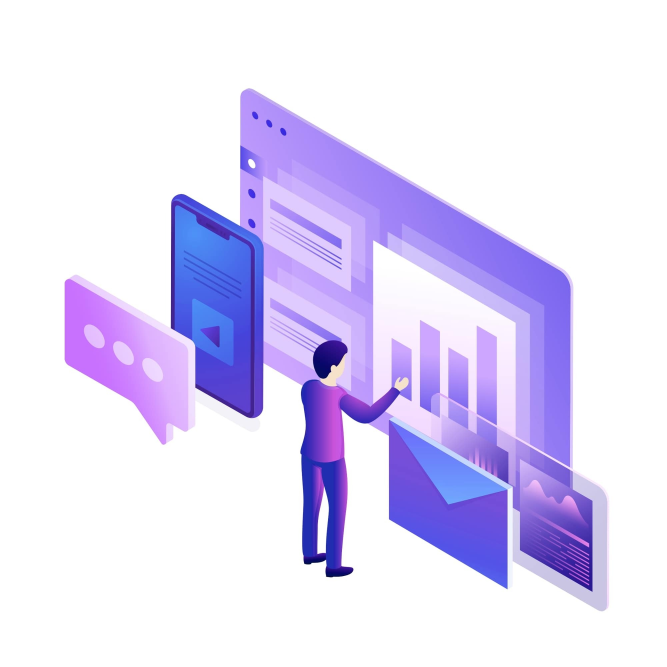
#> input picture img300.jpg, 2000 x 2000 px, found by its file name (shown at 1/3 size); the run also reads 1 picture not shown here
$ python 'Image Comparison (1).py'
#> lines starting #> are read from the running program, lines starting #| are printed output that depends on the picture; after the words box and inside, x2 and y2 are one past the last pixel; in counts of white or black regions, pixels touching at a corner belong together
#!/usr/bin/env python
# coding: utf-8

# In[2]:


import sys
import cv2
import numpy
import matplotlib.pyplot as plt
from PIL import Image, ImageChops, GifImagePlugin


# #### After running the below codes press any key to destroy the windows after the images are viewed

# # 1. Resolution Change

# In[6]:


res20 = cv2.imread("C:/Users/rutvi/Downloads/img300.jpg") #600DPI
#> res20 is the input picture: shape (2000, 2000, 3); mean B, G, R 249, 219.4, 226.1
res20 = cv2.resize(res20,(300,300))
#> res20: shape (300, 300, 3)
img_jpg = cv2.imread("img.jpg") #120 DPI
img_jpg = cv2.resize(img_jpg,(300,300))
#> img_jpg: shape (300, 300, 3)
#different resolution
if res20.shape == img_jpg.shape:
    diff = cv2.subtract(img_jpg,res20)
    b , g , r= cv2.split(diff)
    Conv_hsv_Gray = cv2.cvtColor(diff, cv2.COLOR_BGR2GRAY)
    ret, mask = cv2.threshold(Conv_hsv_Gray, 0, 255,cv2.THRESH_BINARY_INV |cv2.THRESH_OTSU)
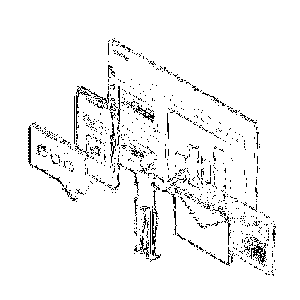
#> mask: shape (300, 300); 95.5% white; black in thin lines or dots, all inside (x1, y1, x2, y2) = (28, 38, 276, 276)
#> ret = 0
    diff[mask != 255] = [0, 0, 255]
#> diff: shape (300, 300, 3); mean B, G, R 0.1, 0, 11.5
    cv2.imshow("diff", diff)
    if cv2.countNonZero(b) == 0 and cv2.countNonZero(g) == 0 and cv2.countNonZero(r) == 0:
        print("images are same")
    else:
        print("images are different")
res20[mask != 255] = [0, 0, 255]
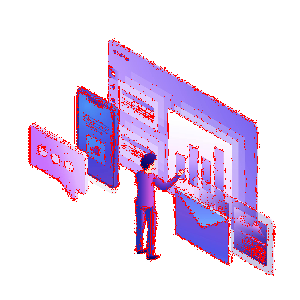
#> res20: shape (300, 300, 3); mean B, G, R 238.6, 212.4, 229.9
img_jpg[mask != 255] = [0, 0, 255]
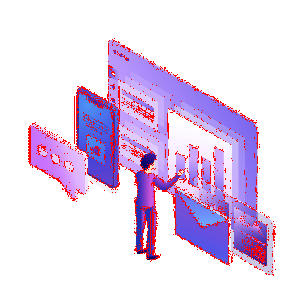
#> img_jpg: shape (300, 300, 3); mean B, G, R 238.6, 212.4, 229.9
cv2.imshow("res20",res20)
cv2.imshow("Rose jpg",img_jpg)

cv2.waitKey(0)
cv2.destroyAllWindows()


# In[4]:


res20 == img_jpg


# In[ ]:


## we used the red color mask to display the image clearly. If the mask is not created we may find a blank image with minor blue lines


# ### Using Pillow

# In[7]:


res = Image.open("C:/Users/rutvi/Downloads/img300.jpg")
res = res.resize((1000,650))
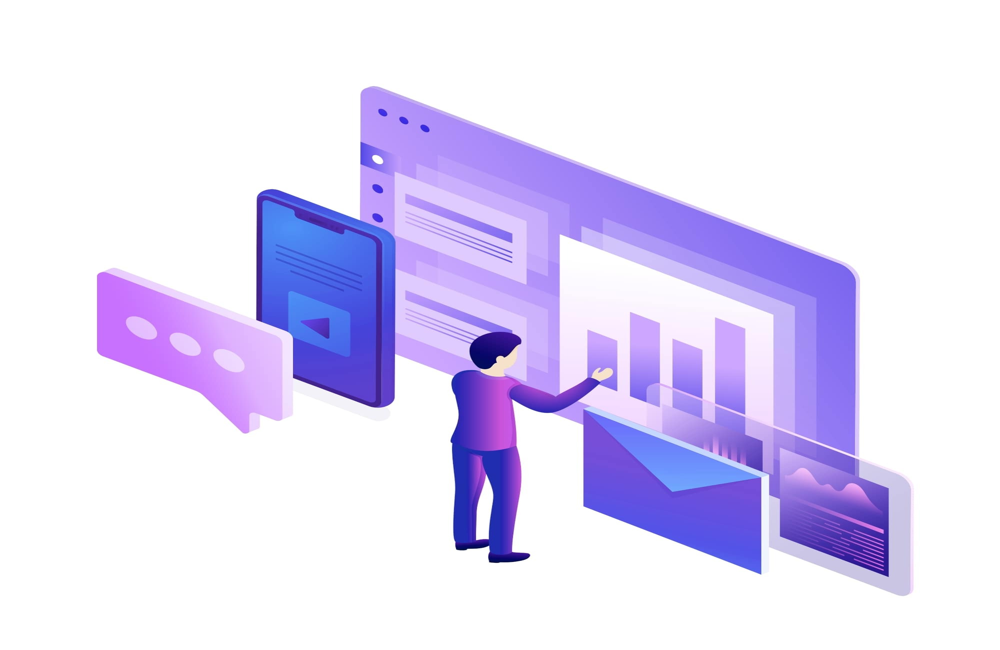
#> res: PIL image 1000x650 RGB; mean R, G, B 226.1, 219.4, 248.9
rgb_res = res.convert("RGB")

jpg_img = Image.open("img.jpg")
jpg_img = jpg_img.resize((1000,650))
#> jpg_img: PIL image 1000x650 RGB
rgb_jpg = jpg_img.convert("RGB")
diff = ImageChops.difference(rgb_res,rgb_jpg)
#> diff: PIL image 1000x650 RGB
pixels = diff.load()
width, height = diff.size
#> width = 1000; height = 650
for x in range(width):
    for y in range(height):
        r, g, b = pixels[x, y]
        if r+g+b > 0:
            pixels[x, y] = (255, 0, 0)
if diff.getbbox():
    diff.show()
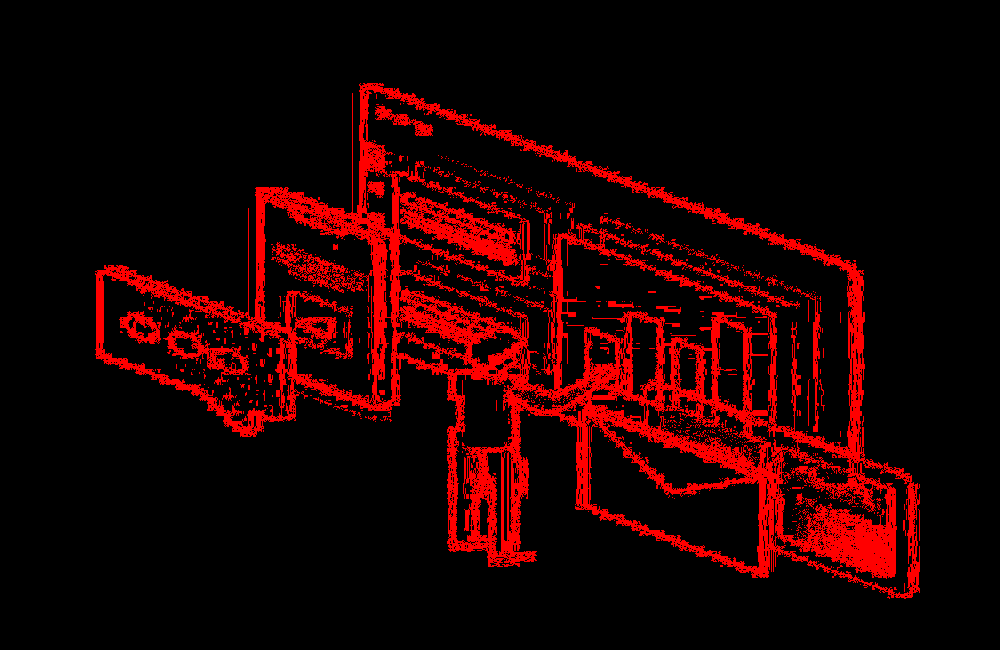
#> shown: PIL image 1000x650 RGB; mean R, G, B 32.3, 0, 0


# In[9]:


res == jpg_img


# In[10]:


rgb_res == rgb_jpg


# # 2.Size Change

# In[16]:


img_s = cv2.imread("C:/Users/rutvi/Downloads/img.jpg")
img_z = cv2.imread("C:/Users/rutvi/Downloads/img_size.jpg")
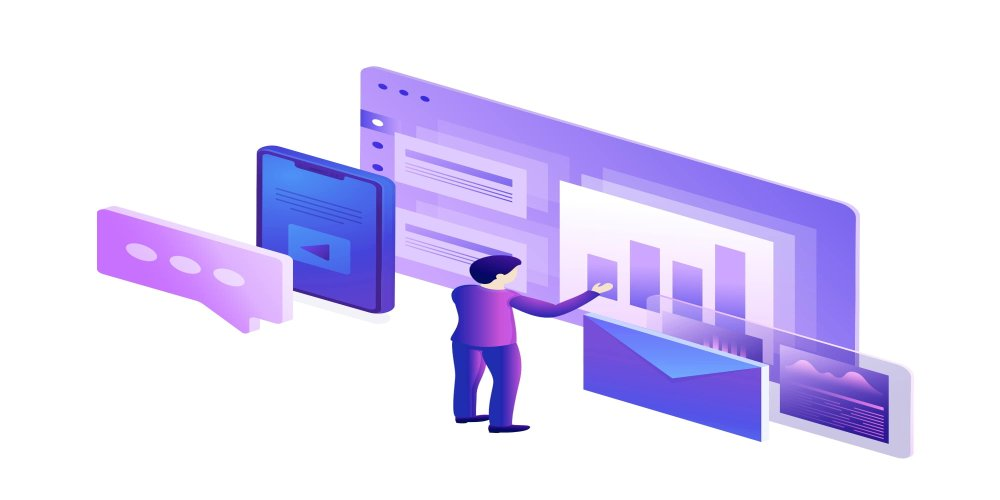
#> input picture img_size.jpg, 1000 x 500 px, found by its file name
#> img_z is the input picture: shape (500, 1000, 3); mean B, G, R 248.7, 219.3, 226.1


# In[17]:


img_s.shape


# In[13]:


img_z.shape


# In[24]:


img_s = cv2.resize(img_s,(300,300))
img_z = cv2.resize(img_z,(300,300))
#> img_z: shape (300, 300, 3)


# In[25]:


# JPG & PNG both are different
if img_s.shape == img_z.shape:
    diff = cv2.subtract(img_s,img_z)
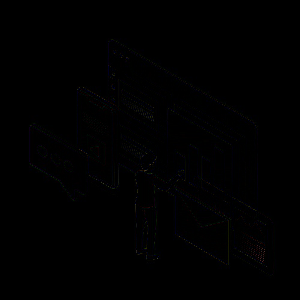
#> diff: shape (300, 300, 3); mean B, G, R 0.7, 0.5, 0.5
    b , g , r= cv2.split(diff)

    if cv2.countNonZero(b) == 0 and cv2.countNonZero(g) == 0 and cv2.countNonZero(r) == 0:
        print("images are same")
    else:
        print("images are different")

cv2.imshow("diff",diff)
cv2.imshow("small",img_s)
cv2.imshow("large",img_z)

cv2.waitKey(0)
cv2.destroyAllWindows()


# ### using pillow

# In[29]:


size2000 = Image.open("img.jpg")
size500 = Image.open("img_size.jpg")

#> (the run stopped early here; a loop or call above may not have finished)
